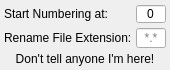
<?xml version="1.0" encoding="UTF-8"?>
<ui version="4.0">
 <class>Secret</class>
 <widget class="QDialog" name="Secret">
  <property name="geometry">
   <rect>
    <x>0</x>
    <y>0</y>
    <width>154</width>
    <height>69</height>
   </rect>
  </property>
  <property name="windowTitle">
   <string>SECRET OPTIONS</string>
  </property>
  <property name="windowIcon">
   <iconset resource="Lib/site-packages/PyQt4/rename.qrc">
    <normaloff>:/newPrefix/textfield.png</normaloff>:/newPrefix/textfield.png</iconset>
  </property>
  <property name="sizeGripEnabled">
   <bool>false</bool>
  </property>
  <property name="modal">
   <bool>false</bool>
  </property>
  <layout class="QGridLayout" name="gridLayout">
   <property name="margin">
    <number>4</number>
   </property>
   <property name="spacing">
    <number>4</number>
   </property>
   <item row="0" column="0">
    <widget class="QLabel" name="label">
     <property name="whatsThis">
      <string>Allows you number files starting from other than 1.</string>
     </property>
     <property name="text">
      <string>Start Numbering at:</string>
     </property>
    </widget>
   </item>
   <item row="0" column="1">
    <widget class="QSpinBox" name="NumberStartInput">
     <property name="minimumSize">
      <size>
       <width>30</width>
       <height>20</height>
      </size>
     </property>
     <property name="maximumSize">
      <size>
       <width>50</width>
       <height>20</height>
      </size>
     </property>
     <property name="whatsThis">
      <string>Allows you number files starting from other than 1.</string>
     </property>
     <property name="alignment">
      <set>Qt::AlignCenter</set>
     </property>
     <property name="buttonSymbols">
      <enum>QAbstractSpinBox::NoButtons</enum>
     </property>
     <property name="maximum">
      <number>2000000001</number>
     </property>
     <property name="value">
      <number>0</number>
     </property>
    </widget>
   </item>
   <item row="1" column="0">
    <widget class="QLabel" name="label_2">
     <property name="whatsThis">
      <string>Allows you to rename the file extension.</string>
     </property>
     <property name="text">
      <string>Rename File Extension:</string>
     </property>
    </widget>
   </item>
   <item row="1" column="1">
    <widget class="QLineEdit" name="FileExtenInput">
     <property name="minimumSize">
      <size>
       <width>30</width>
       <height>20</height>
      </size>
     </property>
     <property name="maximumSize">
      <size>
       <width>50</width>
       <height>20</height>
      </size>
     </property>
     <property name="toolTip">
      <string>Must have the . in front!</string>
     </property>
     <property name="whatsThis">
      <string>Allows you to rename the file extension.</string>
     </property>
     <property name="text">
      <string/>
     </property>
     <property name="alignment">
      <set>Qt::AlignCenter</set>
     </property>
     <property name="placeholderText">
      <string>*.*</string>
     </property>
    </widget>
   </item>
   <item row="2" column="0" colspan="2">
    <widget class="QLabel" name="label_3">
     <property name="whatsThis">
      <string>I'm not here! You never saw me! Never saw me!</string>
     </property>
     <property name="text">
      <string>Don't tell anyone I'm here!</string>
     </property>
     <property name="alignment">
      <set>Qt::AlignCenter</set>
     </property>
    </widget>
   </item>
  </layout>
 </widget>
 <resources>
  <include location="Lib/site-packages/PyQt4/rename.qrc"/>
 </resources>
 <connections/>
</ui>
